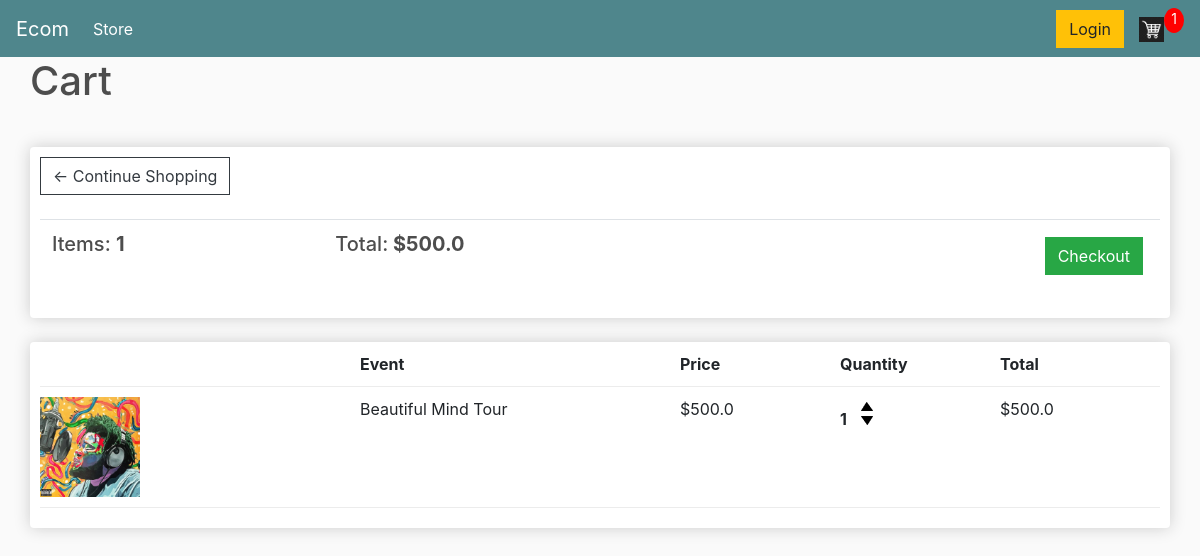
The page /cart/ (signed in) on the database as committed earlier.
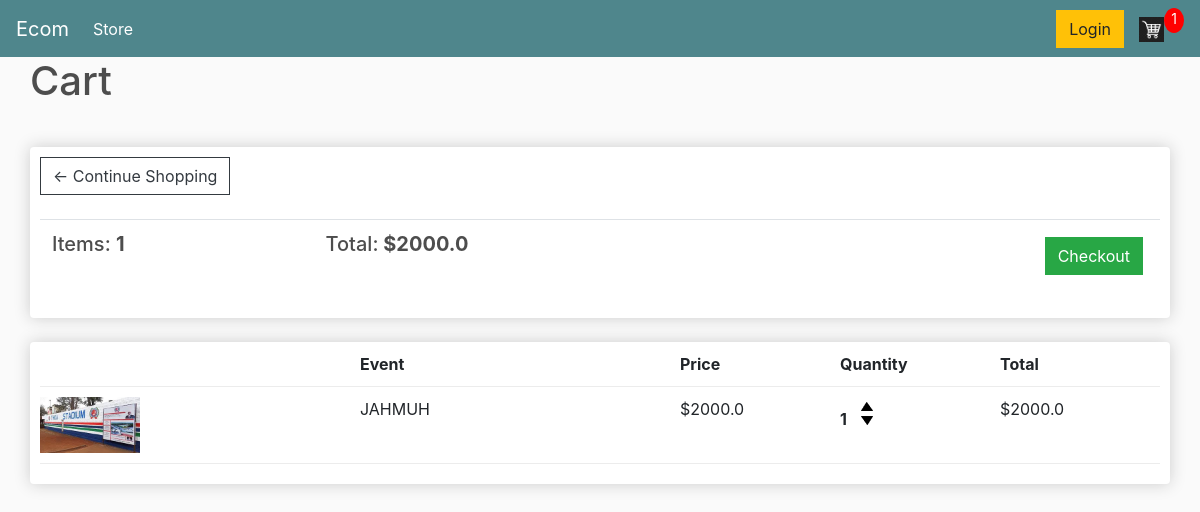
The same page on the database as committed later.
### store/models.py (models this page shows, shortened)
class Order(models.Model):
    customer = models.ForeignKey(Customer, on_delete=models.SET_NULL, blank=True, null=True)
    date_booked = models.DateTimeField(auto_now_add=True)
    complete = models.BooleanField(default=False, null=True,blank=True)
    transaction_id = models.CharField(max_length=300, null=True)
    @property
    def get_cart_total(self):
        orderItems = self.items.all()
        total = sum([item.get_total for item in orderItems])
        return total
    def get_cart_items(self):
        orderItems = self.items.all()
        total = sum([item.quantity for item in orderItems ])
        return total

class TicketItem(models.Model):
    event = models.ForeignKey(Event, on_delete=models.SET_NULL, blank=True, null=True)
    order = models.ForeignKey(Order, on_delete=models.SET_NULL, blank= True, null=True, related_name='items')
    quantity = models.IntegerField(default=0, null=True, blank=True)
    date_added = models.DateTimeField(auto_now_add=True)
    @property
    def get_total(self):
        if not self.event:
            print("No event linked to this TicketItem.")
            return 0  # or handle as you see fit
        ticket_price = self.event.ticket_price if self.event.ticket_price is not None else 0
        total = ticket_price * self.quantity
        return total

class Event(models.Model):
    title = models.CharField(default='title',max_length=20)
    digital = models.BooleanField(default = False, null=True, blank=True)
    description = models.CharField(default='describe',max_length= 200)
    date = models.DateField(null=True)
    ticket_price = models.FloatField(blank=True, null=True)
    start_time = models.TimeField(null=True)
    end_time = models.TimeField(null=True)
    location = models.CharField(max_length=50, null=True)
    max_ticket = models.IntegerField(default='0',null=True)
    image = models.ImageField(null=True,blank=True)
    @property
    def imageURL(self):
        try:
            url = self.image.url
        except:
            url = ''
        return url

### store/views.py (the view)
# urls.py: path('cart/', views.cart,name='cart'),
def cart(request):
    data = cartData(request)
    cartItems = data['cartItems']
    order = data['order']
    items = data['items']
    context = {'items':items, 'order':order,'cartItems':cartItems }
    return render (request, 'store/cart.html',context)

### store/utils.py (called while the page is built)
def cartData(request):
    if request.user.is_authenticated:
        customer = request.user.customer
        order, created = Order.objects.get_or_create(customer=customer, complete=False)
        items = order.items.all()
        cartItems = order.get_cart_items()
    else:
        cookieData = cookieCart(request)
        cartItems = cookieData['cartItems']
        order = cookieData['order']
        items = cookieData['items']
    return {'cartItems': cartItems, 'order': order, 'items': items}

### store/templates/store/cart.html
{% extends 'store/main.html' %}
{% load static %}
{% block content %}
<h1>Cart</h1>
<br>
<div class="row">
    <div class="col-lg-12">
        <div class="box-element">
            <a  class="btn btn-outline-dark" href="{% url 'store' %}">&#x2190; Continue Shopping</a>
            <br>
            <br>
            <table class="table">
                <tr>
                    <th><h5>Items: <strong>{{order.get_cart_items}}</strong></h5></th>
                    <th><h5>Total:<strong> ${{order.get_cart_total}}</strong></h5></th>
                    <th>
                        <a  style="float:right; margin:5px;" class="btn btn-success" href="{% url 'checkout' %}">Checkout</a>
                    </th>
                </tr>
            </table>
        </div>
        <br>
        <div class="box-element">
            <div class="cart-row">
                <div style="flex:2"></div>
                <div style="flex:2"><strong>Event</strong></div>
                <div style="flex:1"><strong>Price</strong></div>
                <div style="flex:1"><strong>Quantity</strong></div>
                <div style="flex:1"><strong>Total</strong></div>
            </div>
            {%for item in items %}
            <div class="cart-row">
                <div style="flex:2"><img class="row-image" src="{{item.event.imageURL}}"></div>
                <div style="flex:2"><p>{{item.event.title}}</p></div>
                <div style="flex:1"><p>${{item.event.ticket_price}}</p></div>
                <div style="flex:1">
                    <p class="quantity">{{item.quantity}}</p>
                    <div class="quantity">
                        <img data-event="{{item.event.id}}" data-action="add" class="chg-quantity update-cart" src="{% static  'imgs/arrow-up.png' %}">
                        <img  data-event="{{item.event.id}}" data-action="remove" class="chg-quantity update-cart" src="{% static  'imgs/arrow-down.png' %}">
                    </div>
                </div>
                <div style="flex:1"><p>${{item.get_total}}</p></div>
            </div>
            {%endfor %}
    </div>
</div>
{% endblock content %}

Rows that differ between the two databases and show on the page:
removed TicketItem: event.imageURL (picture), event "Beautiful Mind Tour", event.ticket_price "500.0", quantity "1", get_total "500.0"
computed for Order: get_cart_total "500.0" → "2000.0"
added TicketItem: event.imageURL (picture), event "JAHMUH", event.ticket_price "2000.0", quantity "1", get_total "2000.0"
